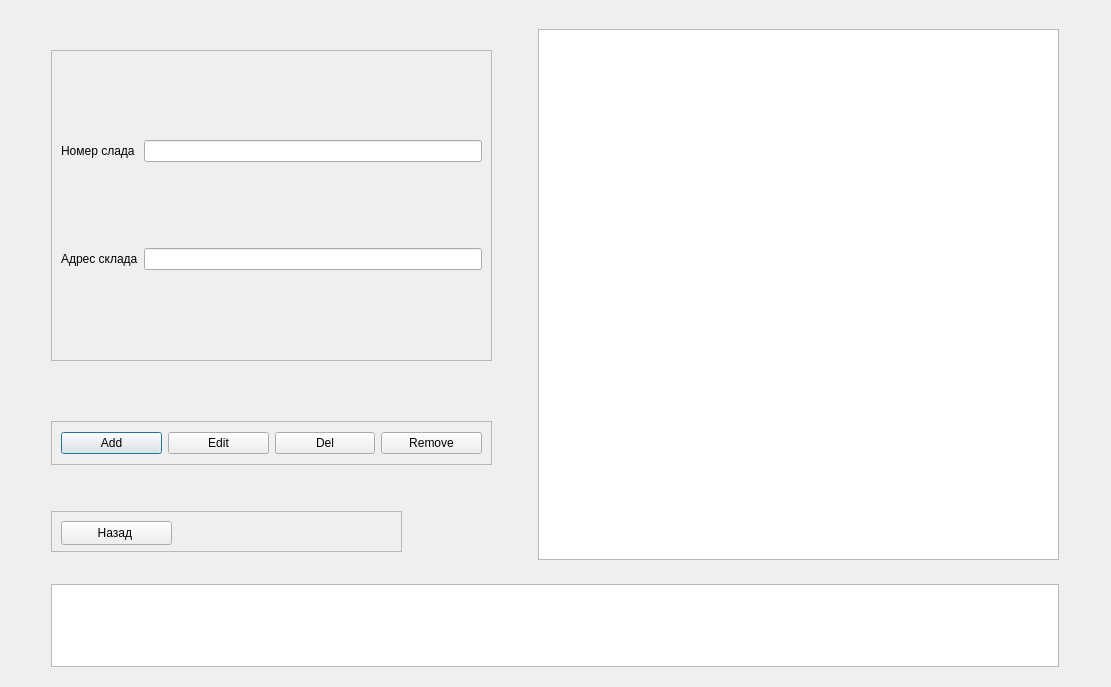
<?xml version="1.0" encoding="UTF-8"?>
<ui version="4.0">
 <class>stock</class>
 <widget class="QDialog" name="stock">
  <property name="geometry">
   <rect>
    <x>0</x>
    <y>0</y>
    <width>1111</width>
    <height>687</height>
   </rect>
  </property>
  <property name="windowTitle">
   <string>Dialog</string>
  </property>
  <layout class="QGridLayout" name="gridLayout_2">
   <item row="1" column="0">
    <widget class="QFrame" name="frame_3">
     <property name="maximumSize">
      <size>
       <width>491</width>
       <height>44</height>
      </size>
     </property>
     <property name="frameShape">
      <enum>QFrame::StyledPanel</enum>
     </property>
     <property name="frameShadow">
      <enum>QFrame::Raised</enum>
     </property>
     <layout class="QHBoxLayout" name="horizontalLayout">
      <item>
       <widget class="QPushButton" name="btnAdd_2">
        <property name="text">
         <string>Add</string>
        </property>
       </widget>
      </item>
      <item>
       <widget class="QPushButton" name="btnEdit_2">
        <property name="text">
         <string>Edit</string>
        </property>
       </widget>
      </item>
      <item>
       <widget class="QPushButton" name="btnDel_2">
        <property name="text">
         <string>Del</string>
        </property>
       </widget>
      </item>
      <item>
       <widget class="QPushButton" name="btnRemove_2">
        <property name="text">
         <string>Remove</string>
        </property>
       </widget>
      </item>
     </layout>
    </widget>
   </item>
   <item row="2" column="0">
    <widget class="QFrame" name="frame_4">
     <property name="minimumSize">
      <size>
       <width>351</width>
       <height>41</height>
      </size>
     </property>
     <property name="maximumSize">
      <size>
       <width>351</width>
       <height>41</height>
      </size>
     </property>
     <property name="frameShape">
      <enum>QFrame::StyledPanel</enum>
     </property>
     <property name="frameShadow">
      <enum>QFrame::Raised</enum>
     </property>
     <widget class="QPushButton" name="btnBack">
      <property name="geometry">
       <rect>
        <x>10</x>
        <y>10</y>
        <width>111</width>
        <height>24</height>
       </rect>
      </property>
      <property name="text">
       <string>Назад </string>
      </property>
     </widget>
    </widget>
   </item>
   <item row="0" column="0">
    <widget class="QFrame" name="frame">
     <property name="minimumSize">
      <size>
       <width>441</width>
       <height>311</height>
      </size>
     </property>
     <property name="maximumSize">
      <size>
       <width>441</width>
       <height>311</height>
      </size>
     </property>
     <property name="frameShape">
      <enum>QFrame::StyledPanel</enum>
     </property>
     <property name="frameShadow">
      <enum>QFrame::Raised</enum>
     </property>
     <layout class="QGridLayout" name="gridLayout">
      <item row="0" column="1">
       <widget class="QLineEdit" name="leID"/>
      </item>
      <item row="1" column="0">
       <widget class="QLabel" name="lbName_2">
        <property name="text">
         <string>Адрес склада</string>
        </property>
       </widget>
      </item>
      <item row="1" column="1">
       <widget class="QLineEdit" name="leAdress"/>
      </item>
      <item row="0" column="0">
       <widget class="QLabel" name="lbID_2">
        <property name="text">
         <string>Номер слада </string>
        </property>
       </widget>
      </item>
     </layout>
    </widget>
   </item>
   <item row="3" column="0" colspan="2">
    <widget class="QTextEdit" name="teResult">
     <property name="sizePolicy">
      <sizepolicy hsizetype="Minimum" vsizetype="Expanding">
       <horstretch>0</horstretch>
       <verstretch>0</verstretch>
      </sizepolicy>
     </property>
     <property name="maximumSize">
      <size>
       <width>16777215</width>
       <height>83</height>
      </size>
     </property>
     <property name="readOnly">
      <bool>true</bool>
     </property>
    </widget>
   </item>
   <item row="0" column="1" rowspan="3">
    <widget class="QTableWidget" name="twOrg">
     <property name="minimumSize">
      <size>
       <width>521</width>
       <height>531</height>
      </size>
     </property>
     <property name="maximumSize">
      <size>
       <width>521</width>
       <height>531</height>
      </size>
     </property>
    </widget>
   </item>
  </layout>
 </widget>
 <resources/>
 <connections/>
</ui>
